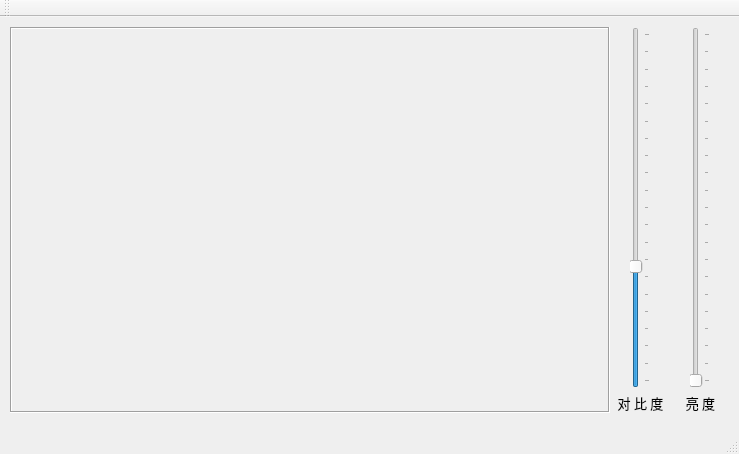
<?xml version="1.0" encoding="UTF-8"?>
<ui version="4.0">
 <class>MainWindow</class>
 <widget class="QMainWindow" name="MainWindow">
  <property name="geometry">
   <rect>
    <x>0</x>
    <y>0</y>
    <width>739</width>
    <height>454</height>
   </rect>
  </property>
  <property name="windowTitle">
   <string>海 底 摄 影 照 片 美 化</string>
  </property>
  <widget class="QWidget" name="centralWidget">
   <widget class="QLabel" name="viewLabel">
    <property name="geometry">
     <rect>
      <x>10</x>
      <y>10</y>
      <width>600</width>
      <height>386</height>
     </rect>
    </property>
    <property name="frameShape">
     <enum>QFrame::Box</enum>
    </property>
    <property name="frameShadow">
     <enum>QFrame::Sunken</enum>
    </property>
    <property name="text">
     <string/>
    </property>
   </widget>
   <widget class="QSlider" name="contrastVerticalSlider">
    <property name="geometry">
     <rect>
      <x>630</x>
      <y>10</y>
      <width>20</width>
      <height>361</height>
     </rect>
    </property>
    <property name="maximum">
     <number>100</number>
    </property>
    <property name="singleStep">
     <number>1</number>
    </property>
    <property name="value">
     <number>33</number>
    </property>
    <property name="orientation">
     <enum>Qt::Vertical</enum>
    </property>
    <property name="tickPosition">
     <enum>QSlider::TicksBelow</enum>
    </property>
    <property name="tickInterval">
     <number>5</number>
    </property>
   </widget>
   <widget class="QSlider" name="brightnessVerticalSlider">
    <property name="geometry">
     <rect>
      <x>690</x>
      <y>10</y>
      <width>20</width>
      <height>361</height>
     </rect>
    </property>
    <property name="maximum">
     <number>100</number>
    </property>
    <property name="orientation">
     <enum>Qt::Vertical</enum>
    </property>
    <property name="tickPosition">
     <enum>QSlider::TicksBelow</enum>
    </property>
    <property name="tickInterval">
     <number>5</number>
    </property>
   </widget>
   <widget class="QLabel" name="label_2">
    <property name="geometry">
     <rect>
      <x>610</x>
      <y>370</y>
      <width>61</width>
      <height>31</height>
     </rect>
    </property>
    <property name="font">
     <font>
      <family>微软雅黑</family>
      <pointsize>10</pointsize>
     </font>
    </property>
    <property name="text">
     <string>对 比 度</string>
    </property>
    <property name="alignment">
     <set>Qt::AlignCenter</set>
    </property>
   </widget>
   <widget class="QLabel" name="label_3">
    <property name="geometry">
     <rect>
      <x>680</x>
      <y>370</y>
      <width>41</width>
      <height>31</height>
     </rect>
    </property>
    <property name="font">
     <font>
      <family>微软雅黑</family>
      <pointsize>10</pointsize>
     </font>
    </property>
    <property name="text">
     <string>亮 度</string>
    </property>
    <property name="alignment">
     <set>Qt::AlignCenter</set>
    </property>
   </widget>
  </widget>
  <widget class="QMenuBar" name="menuBar">
   <property name="geometry">
    <rect>
     <x>0</x>
     <y>0</y>
     <width>739</width>
     <height>23</height>
    </rect>
   </property>
  </widget>
  <widget class="QToolBar" name="mainToolBar">
   <property name="windowTitle">
    <string>海底摄影照片美化</string>
   </property>
   <attribute name="toolBarArea">
    <enum>TopToolBarArea</enum>
   </attribute>
   <attribute name="toolBarBreak">
    <bool>false</bool>
   </attribute>
  </widget>
  <widget class="QStatusBar" name="statusBar"/>
 </widget>
 <layoutdefault spacing="6" margin="11"/>
 <resources/>
 <connections/>
</ui>
